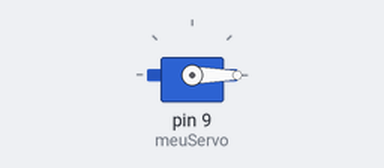
Bench run of a sketch on a simulated Arduino Uno, built with avr-gcc and run on an emulated ATmega328P. Shown: servo.

Above: at 0.05 s.
At 1.65 s:
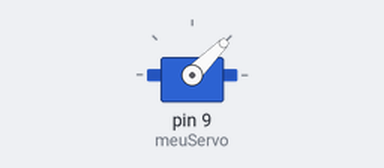
At 3.25 s:
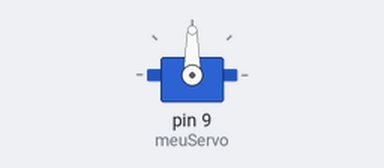
At 6.5 s:
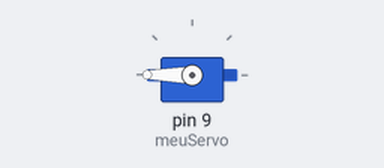
Timing chart, 0 to 9.1 s (numbered marks = the images above):
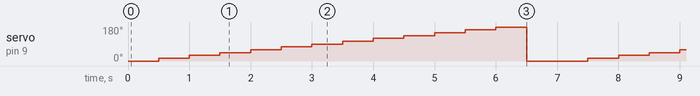

The sketch:

Experimento_XIII.ino
```cpp
/* Este código controla um servo motor,
movimentando-o por uma sequência de
ângulos predefinidos de forma repetitiva.*/

#include <Servo.h>

Servo meuServo; // Cria um objeto Servo
int angulos[] = {0, 15, 30, 45, 60, 75, 90, 105, 120, 135, 150, 165, 180, 0};
int tamanho = sizeof(angulos) / sizeof(angulos[0]);

void setup() {
    meuServo.attach(9); // Define o pino 9 como saída para o servo
}

void loop() {
    for (int i = 0; i < tamanho; i++) {
        meuServo.write(angulos[i]); // Define o ângulo do servo
        delay(500); // Aguarda meio segundo para movimentação
    }
}
```

Measured:
- by itself, servo on pin 9 (meuServo): repeats every 7.0 s: 30° 0.50 s, 45° 0.50 s, 60° 0.50 s, 75° 0.50 s, 90° 0.50 s, 105° 0.50 s, 120° 0.50 s, 135° 0.50 s, 150° 0.50 s, 165° 0.50 s, 180° 0.50 s, 0° 1.0 s, 15° 0.50 s
